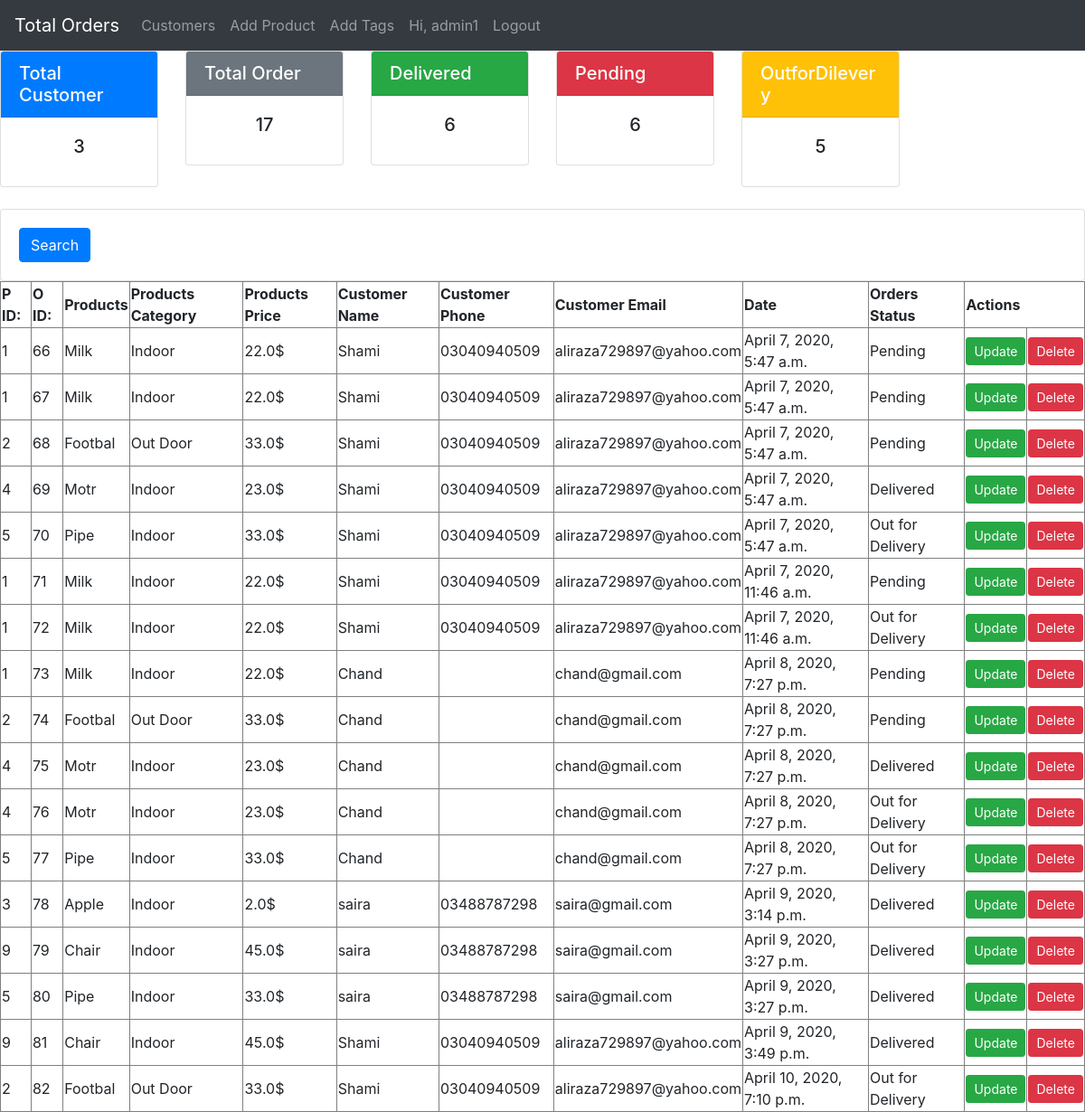
/customer_order/ (signed in), run on the app's committed database.
### salesforce/models.py (models this page shows, shortened)
class Order(models.Model):
    Status = (
        ('Pending', 'Pending'),
        ('Out for Delivery', 'Out for Delivery'),
        ('Delivered', 'Delivered'),
    )
    customer = models.ForeignKey(Customer , null=True, on_delete=models.SET_NULL)#mtlb jb parent customer delete ho to child save e rhy
    product = models.ForeignKey(Product , null=True, on_delete=models.SET_NULL)
    date_created = models.DateTimeField(auto_now_add=True)
    status = models.CharField(max_length=20, choices=Status)
    note = models.CharField(max_length=20, null=True)

class Product(models.Model):
    Category = (
        ('Indoor', 'Indoor'),
        ('Out Door', 'Out Door'),
    )
    name = models.CharField(max_length=22)
    price = models.FloatField()
    category = models.CharField(max_length=20, choices=Category)
    description = models.CharField(max_length=20)
    date_created = models.DateTimeField(auto_now_add=True)
    tags = models.ManyToManyField(Tags)
    def __str__(self):
       return self.name

class Customer(models.Model):
    user = models.OneToOneField(User, on_delete=models.CASCADE, null=True,)#cascade mtlb jb user delete hua to cust b del ho jaey ga
    name = models.CharField(max_length=22)
    phone = models.CharField(max_length=200)
    email = models.CharField(max_length=200)
    profile_pic = models.ImageField(default="download.png", null=True, blank=True)
    date_created = models.DateTimeField(auto_now_add=True)
    def __str__(self):
       return str(self.name)

### salesforce/decorators.py (the view)
        def wrapper_func(request, *args, **kwargs):
            group = None
            if request.user.groups.exists():
                group = request.user.groups.all()[0].name
            if group == 'customer':
                return redirect('user_profile')
            if group == 'admin':
                return view_func(request, *args,**kwargs)
            else:
                return HttpResponse("You ara not allowed to do that")

### salesforce/views.py (called while the page is built)
@login_required(login_url='login')
@admin_only
def customerorder(request):
    customer = Customer.objects.all()
    order = Order.objects.all()
    total_customer = customer.count()
    total_order = order.count()
    delivered = order.filter(status='Delivered').count()
    pending = order.filter(status='Pending').count()
    ofd = order.filter(status='Out for Delivery').count()
    context =  {'customer': customer,
                'order': order,
                'total_order': total_order,
                'total_customer': total_customer,
                'delivered': delivered,
                'pending': pending,
                'ofd': ofd}
    return render(request, 'salesforce/customerorder.html',context)

### salesforce/templates/salesforce/customerorder.html (shortened to what this page needs)
{% include 'salesforce/navbar.html' %}
{% block content %}
<html lang="en">
<head>
    <link rel="stylesheet" href="https://stackpath.bootstrapcdn.com/bootstrap/4.4.1/css/bootstrap.min.css">
</head>
<body>
{% if request.user.is_staff %}
<div class="row">
   <div class="col-sm-2">
    <div class="card">
  <h5 class="card-header bg-primary text-white">Total Customer</h5>
        <div class="card-body card-sm">
            <h5 class="card-title"><center>{{total_customer}}</center></h5>
      </div>
    </div>
  </div>
  <div class="col-sm-2">
    <div class="card">
  <h5 class="card-header bg-secondary text-white">Total Order</h5>
        <div class="card-body card-sm">
            <h5 class="card-title"><center>{{total_order}}</center></h5>
      </div>
    </div>
  </div>
     <div class="col-sm-2">
    <div class="card">
  <h5 class="card-header bg-success text-white">Delivered</h5>
        <div class="card-body card-sm">
            <h5 class="card-title"><center>{{delivered}}</center></h5>
      </div>
    </div>
  </div>
     <div class="col-sm-2">
    <div class="card">
  <h5 class="card-header bg-danger text-white">Pending</h5>
        <div class="card-body card-sm">
            <h5 class="card-title"><center>{{pending}}</center></h5>
      </div>
    </div>
  </div>
     <div class="col-sm-2">
    <div class="card">
  <h5 class="card-header bg-warning text-white">OutforDilevery</h5>
        <div class="card-body card-sm">
        <h5 class="card-title" style="size: 20px"><center>{{ofd}}</center></h5>
      </div>
    </div>
  </div>
</div>
<br>
<div class="row">
    <div class="col">
        <div class=" card card-body">
            <form method="get">
                <button class="btn btn-primary" type="submit">Search</button>
            </form>
        </div>
    </div>
</div>
<table border="1">
    <th style="font-weight: bold">P ID:</th>
    <th style="font-weight: bold">O ID:</th>
    <th style="font-weight: bold">Products</th>
    <th style="font-weight: bold">Products Category</th>
    <th style="font-weight: bold">Products Price</th>
    <th style="font-weight: bold">Customer Name</th>
    <th style="font-weight: bold">Customer Phone</th>
    <th style="font-weight: bold">Customer Email</th>
    <th style="font-weight: bold">Date</th>
    <th style="font-weight: bold">Orders Status</th>
    <th colspan="2">Actions</th>
{% for i in order%}
    <tr>
                <td>{{i.product.id}}</td>
        <td>{{i.id}}</td>
                <td>{{i.product}}</td>
                <td>{{i.product.category}}</td>
                <td>{{i.product.price}}$</td>
                <td>{{i.customer}}</td>
                <td>{{i.customer.phone}}</td>
                <td>{{i.customer.email}}</td>
                <td>{{i.date_created}}</td>
                <td>{{i.status}}</td>
<td>   <a class="btn btn-success btn-sm" href="{% url 'update_order' i.id %}" >Update</a>
</td>
<td>   <a class="btn btn-danger btn-sm" href="{% url 'delete_order' i.id %}" >Delete</a>
</td>
        {% endfor %}
{% endif %}
</tr>
</table>
</body>
</html>
{% endblock %}

### salesforce/templates/salesforce/navbar.html (shortened to what this page needs)
<!DOCTYPE html>
<html lang="en">
<head>
        <link rel="stylesheet" href="https://stackpath.bootstrapcdn.com/bootstrap/4.4.1/css/bootstrap.min.css">
</head>
<body>
<nav class="navbar navbar-expand-lg navbar-dark bg-dark">
  {% if request.user.is_staff %}
   <div class="collapse navbar-collapse" id="navbarTogglerDemo01">
    <a class="navbar-brand" href="{% url 'customer_order' %}">Total Orders</a>
    <ul class="navbar-nav mr-auto mt-2 mt-lg-0">
     <li class="nav-item">
        <a class="nav-link" href="{% url 'showusertoadmin' %}">Customers</a>
      </li>
     <li class="nav-item">
        <a class="nav-link" href="{% url 'add_product' %}">Add Product</a>
      </li>
        <li class="nav-item">
        <a class="nav-link" href="{% url 'add_tags' %}">Add Tags</a>
      </li>
       {% endif %}
      <li class="nav-item" style="align: left">
        <a class="nav-link" href="#">Hi, {{request.user}}</a>
      </li>
      <div class="navbar-nav ml-auto">
            <a href="{% url 'logout' %}" class="nav-item nav-link">Logout</a>
        </div>
  </div>
</nav>
</body>
</html>

### data on the page
Order: product.id "1", id "66", product "Milk", product.category "Indoor", product.price "22.0", customer "Shami", customer.phone "03040940509", customer.email "aliraza729897@yahoo.com", date_created "April 7, 2020, 5:47 a.m.", status "Pending"
Order: product.id "1", id "67", product "Milk", product.category "Indoor", product.price "22.0", customer "Shami", customer.phone "03040940509", customer.email "aliraza729897@yahoo.com", date_created "April 7, 2020, 5:47 a.m.", status "Pending"
Order: product.id "2", id "68", product "Footbal", product.category "Out Door", product.price "33.0", customer "Shami", customer.phone "03040940509", customer.email "aliraza729897@yahoo.com", date_created "April 7, 2020, 5:47 a.m.", status "Pending"
Order: product.id "4", id "69", product "Motr", product.category "Indoor", product.price "23.0", customer "Shami", customer.phone "03040940509", customer.email "aliraza729897@yahoo.com", date_created "April 7, 2020, 5:47 a.m.", status "Delivered"
Order: product.id "5", id "70", product "Pipe", product.category "Indoor", product.price "33.0", customer "Shami", customer.phone "03040940509", customer.email "aliraza729897@yahoo.com", date_created "April 7, 2020, 5:47 a.m.", status "Out for Delivery"
Order: product.id "1", id "71", product "Milk", product.category "Indoor", product.price "22.0", customer "Shami", customer.phone "03040940509", customer.email "aliraza729897@yahoo.com", date_created "April 7, 2020, 11:46 a.m.", status "Pending"
Order: product.id "1", id "72", product "Milk", product.category "Indoor", product.price "22.0", customer "Shami", customer.phone "03040940509", customer.email "aliraza729897@yahoo.com", date_created "April 7, 2020, 11:46 a.m.", status "Out for Delivery"
Order: product.id "1", id "73", product "Milk", product.category "Indoor", product.price "22.0", customer "Chand", customer.email "chand@gmail.com", date_created "April 8, 2020, 7:27 p.m.", status "Pending"
Order: product.id "2", id "74", product "Footbal", product.category "Out Door", product.price "33.0", customer "Chand", customer.email "chand@gmail.com", date_created "April 8, 2020, 7:27 p.m.", status "Pending"
Order: product.id "4", id "75", product "Motr", product.category "Indoor", product.price "23.0", customer "Chand", customer.email "chand@gmail.com", date_created "April 8, 2020, 7:27 p.m.", status "Delivered"
Order: product.id "4", id "76", product "Motr", product.category "Indoor", product.price "23.0", customer "Chand", customer.email "chand@gmail.com", date_created "April 8, 2020, 7:27 p.m.", status "Out for Delivery"
Order: product.id "5", id "77", product "Pipe", product.category "Indoor", product.price "33.0", customer "Chand", customer.email "chand@gmail.com", date_created "April 8, 2020, 7:27 p.m.", status "Out for Delivery"
Order: product.id "3", id "78", product "Apple", product.category "Indoor", product.price "2.0", customer "saira", customer.phone "03488787298", customer.email "saira@gmail.com", date_created "April 9, 2020, 3:14 p.m.", status "Delivered"
Order: product.id "9", id "79", product "Chair", product.category "Indoor", product.price "45.0", customer "saira", customer.phone "03488787298", customer.email "saira@gmail.com", date_created "April 9, 2020, 3:27 p.m.", status "Delivered"
Order: product.id "5", id "80", product "Pipe", product.category "Indoor", product.price "33.0", customer "saira", customer.phone "03488787298", customer.email "saira@gmail.com", date_created "April 9, 2020, 3:27 p.m.", status "Delivered"
Order: product.id "9", id "81", product "Chair", product.category "Indoor", product.price "45.0", customer "Shami", customer.phone "03040940509", customer.email "aliraza729897@yahoo.com", date_created "April 9, 2020, 3:49 p.m.", status "Delivered"
Order: product.id "2", id "82", product "Footbal", product.category "Out Door", product.price "33.0", customer "Shami", customer.phone "03040940509", customer.email "aliraza729897@yahoo.com", date_created "April 10, 2020, 7:10 p.m.", status "Out for Delivery"

### other printed values
{{ request.user }} "admin1"
{{ total_customer }} "3"
{{ total_order }} "17"
{{ delivered }} "6"
{{ pending }} "6"
{{ ofd }} "5"
